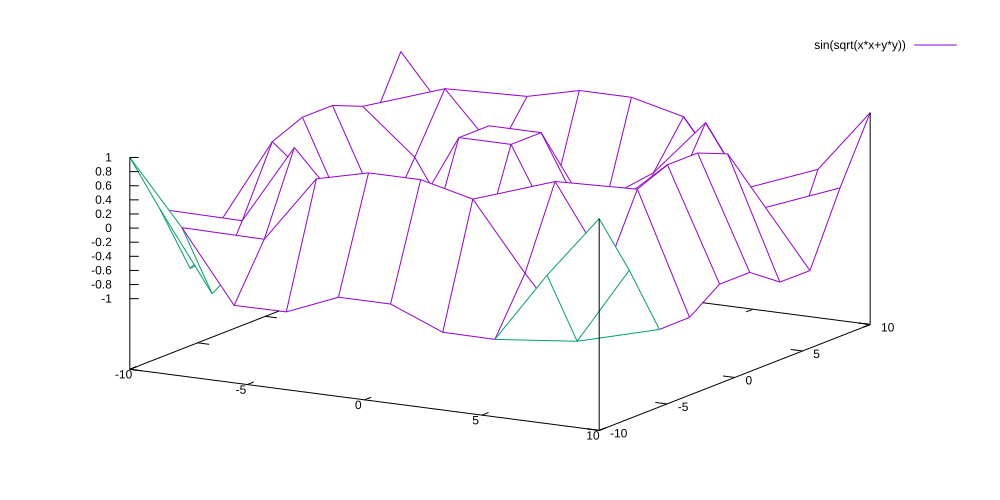

The gnuplot source for this figure:
set hidden3d
splot sin(sqrt(x*x+y*y))
